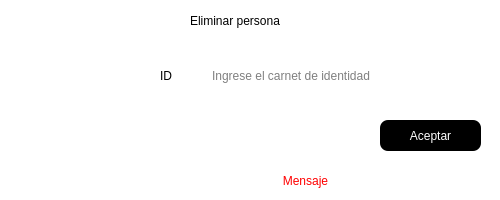
<?xml version="1.0" encoding="UTF-8"?>
<ui version="4.0">
 <class>delete_PersonW</class>
 <widget class="QDialog" name="delete_PersonW">
  <property name="windowModality">
   <enum>Qt::ApplicationModal</enum>
  </property>
  <property name="geometry">
   <rect>
    <x>0</x>
    <y>0</y>
    <width>500</width>
    <height>200</height>
   </rect>
  </property>
  <property name="sizePolicy">
   <sizepolicy hsizetype="Preferred" vsizetype="Preferred">
    <horstretch>0</horstretch>
    <verstretch>0</verstretch>
   </sizepolicy>
  </property>
  <property name="minimumSize">
   <size>
    <width>500</width>
    <height>200</height>
   </size>
  </property>
  <property name="maximumSize">
   <size>
    <width>700</width>
    <height>350</height>
   </size>
  </property>
  <property name="windowTitle">
   <string>Eliminar</string>
  </property>
  <property name="styleSheet">
   <string notr="true">background-color: rgb(255, 255, 255);</string>
  </property>
  <widget class="QLabel" name="label_3">
   <property name="geometry">
    <rect>
     <x>190</x>
     <y>0</y>
     <width>171</width>
     <height>41</height>
    </rect>
   </property>
   <property name="styleSheet">
    <string notr="true">font: 900 14pt &quot;Segoe UI Black&quot;;</string>
   </property>
   <property name="text">
    <string>Eliminar persona</string>
   </property>
  </widget>
  <widget class="QLabel" name="label_2">
   <property name="geometry">
    <rect>
     <x>160</x>
     <y>60</y>
     <width>31</width>
     <height>31</height>
    </rect>
   </property>
   <property name="styleSheet">
    <string notr="true">font: 14pt &quot;Arial&quot;;</string>
   </property>
   <property name="text">
    <string>ID</string>
   </property>
   <property name="buddy">
    <cstring>txtID</cstring>
   </property>
  </widget>
  <widget class="QLineEdit" name="txtID">
   <property name="geometry">
    <rect>
     <x>210</x>
     <y>60</y>
     <width>271</width>
     <height>31</height>
    </rect>
   </property>
   <property name="styleSheet">
    <string notr="true">font: 14pt &quot;Arial&quot;;
border-radius:8px</string>
   </property>
   <property name="placeholderText">
    <string>Ingrese el carnet de identidad</string>
   </property>
  </widget>
  <widget class="QPushButton" name="btnAceptar">
   <property name="geometry">
    <rect>
     <x>380</x>
     <y>120</y>
     <width>101</width>
     <height>31</height>
    </rect>
   </property>
   <property name="cursor">
    <cursorShape>OpenHandCursor</cursorShape>
   </property>
   <property name="styleSheet">
    <string notr="true">font: 14pt &quot;Arial&quot;;
background-color: rgb(0, 0, 0);
color: rgb(255, 255, 255);


border-radius:8px</string>
   </property>
   <property name="text">
    <string>Aceptar</string>
   </property>
  </widget>
  <widget class="QLabel" name="lblMensaje6">
   <property name="geometry">
    <rect>
     <x>150</x>
     <y>170</y>
     <width>311</width>
     <height>21</height>
    </rect>
   </property>
   <property name="styleSheet">
    <string notr="true">color: rgb(255, 0, 0);
font: 14pt &quot;Arial&quot;;</string>
   </property>
   <property name="text">
    <string>Mensaje</string>
   </property>
   <property name="alignment">
    <set>Qt::AlignCenter</set>
   </property>
  </widget>
  <widget class="QLabel" name="label_8">
   <property name="geometry">
    <rect>
     <x>0</x>
     <y>0</y>
     <width>151</width>
     <height>201</height>
    </rect>
   </property>
   <property name="text">
    <string/>
   </property>
   <property name="pixmap">
    <pixmap>../images/orca.png</pixmap>
   </property>
   <property name="scaledContents">
    <bool>true</bool>
   </property>
  </widget>
 </widget>
 <resources/>
 <connections/>
</ui>
